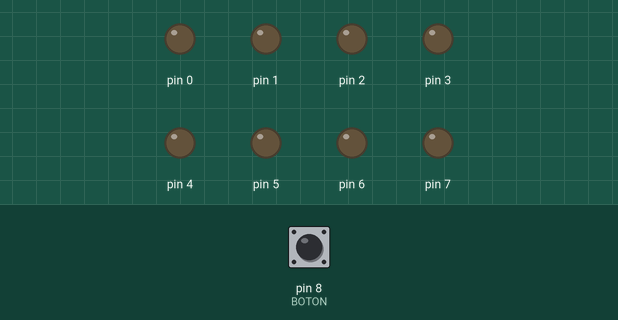
Bench run of a sketch on a simulated Arduino Uno, built with avr-gcc and run on an emulated ATmega328P. Shown: output pins drawn as LEDs (lit = HIGH). The inputs (shaded band) are chosen by the test bench; at power-on: pin 8 (BOTON) HIGH.

Above: at 1.2 s.
1.3 s: pin 8 (BOTON) pulled LOW for 0.15 s
At 1.8 s:
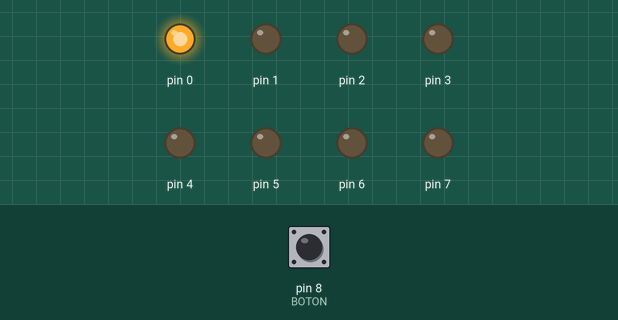
2.9 s: pin 8 (BOTON) pulled LOW for 1 s
At 4.2 s:
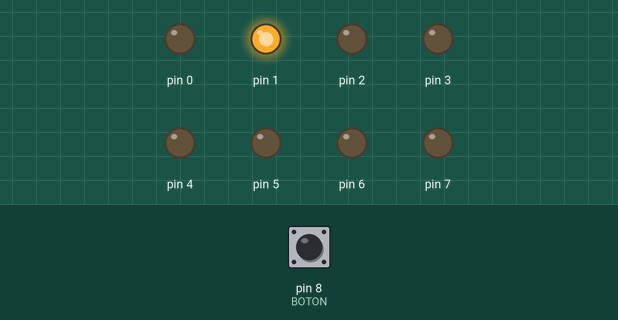
5.4 s: pin 8 (BOTON) pulled LOW for 0.15 s
At 6.1 s:
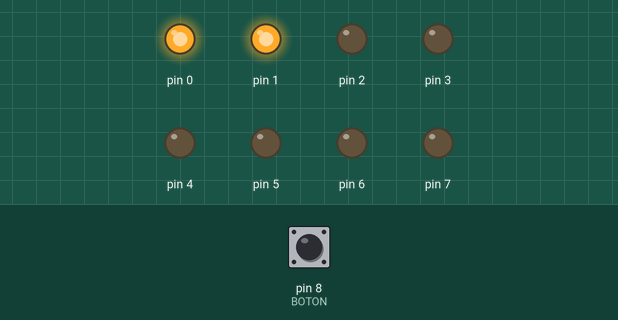
7.0 s: pin 8 (BOTON) pulled LOW for 3.2 s
At 7.3 s:
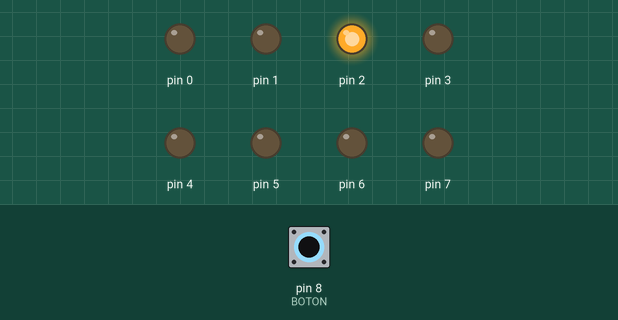
11.7 s: pin 8 (BOTON) pulled LOW for 0.15 s
At 12.1 s:
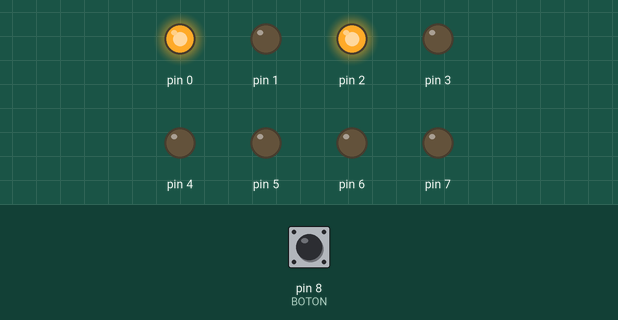
13.3 s: pin 8 (BOTON) pulled LOW for 1 s
At 14.5 s:
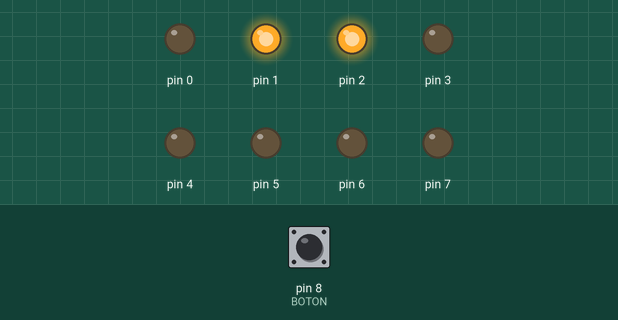
Timing chart, 0 to 16.3 s (numbered marks = the images above; inputs shaded):
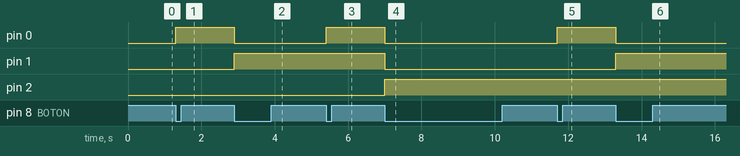

Measured:
- after the input at 1.3 s, pin 0: LOW → HIGH at once
- after the input at 2.9 s, pin 0: HIGH → LOW at once; pin 1: LOW → HIGH at once
- after the input at 5.4 s, pin 0: LOW → HIGH at once
- after the input at 7.0 s, pin 0, pin 1: HIGH → LOW at once; pin 2: LOW → HIGH at once
- after the input at 11.7 s, pin 0: LOW → HIGH at once
- after the input at 13.3 s, pin 0: HIGH → LOW at once; pin 1: LOW → HIGH at once

The sketch:

4-Contador-Binario-Arduino.ino
```cpp
/*
  AUTOR: MICROSIDE TECHNOLOGY S.A. DE C.V.
  FECHA: JUNIO 2019
*/
/**************************************************************************
Implementar un contador binario que incrementará cada vez que se presione un botón,
este será configurado como entrada digital. Para visualizar
el conteo se utilizan LEDs.
**************************************************************************/
const int BOTON = 8;      //Número del pin para BOTON
int EstadoBoton = 0;
char cont = 0;

void setup()
{
   DDRD = B11111111; //Configura puerto D como salida
   pinMode (BOTON, INPUT_PULLUP); //Inicializa el PIN como entrada con pullup
}

void loop()
{
   EstadoBoton = digitalRead (BOTON); //Leer estado del botón
   if (EstadoBoton == LOW)
   {
      //Pregunta el estado del botón
      cont++;    //Incrementa el contador
      PORTD = cont;   //Despliega el valor a PORTD
      delay (5);    //Retardo de 5ms
      while (!digitalRead (BOTON)); //Espera ser soltado el botón
      delay (5);    //Retardo de 5ms
   }
}
```
